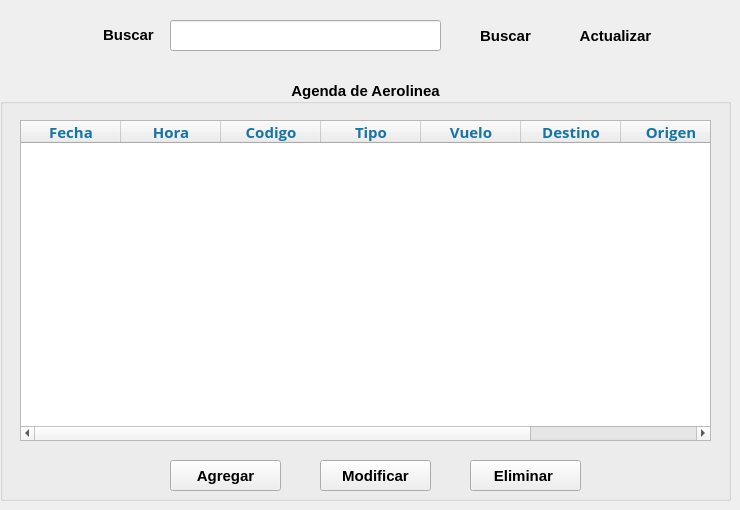
       <widget class="QWidget" name="pg_agendaAerolin_6">
        <widget class="QGroupBox" name="groupBox_39">
         <property name="geometry">
          <rect>
           <x>0</x>
           <y>80</y>
           <width>731</width>
           <height>421</height>
          </rect>
         </property>
         <property name="font">
          <font>
           <family>Nirmala UI</family>
           <pointsize>11</pointsize>
           <weight>75</weight>
           <bold>true</bold>
          </font>
         </property>
         <property name="title">
          <string>Agenda de Aerolinea</string>
         </property>
         <property name="alignment">
          <set>Qt::AlignCenter</set>
         </property>
         <widget class="QTableWidget" name="tb_vistaAerolinea_11">
          <property name="geometry">
           <rect>
            <x>20</x>
            <y>40</y>
            <width>691</width>
            <height>321</height>
           </rect>
          </property>
          <property name="font">
           <font>
            <family>Open Sans</family>
            <weight>1</weight>
            <italic>false</italic>
            <bold>false</bold>
           </font>
          </property>
          <property name="styleSheet">
           <string notr="true">color : rgb(0,0,0);
font: 9 pt &quot;Open Sans&quot;</string>
          </property>
          <column>
           <property name="text">
            <string>Fecha</string>
           </property>
           <property name="font">
            <font>
             <family>Nirmala UI</family>
             <pointsize>11</pointsize>
             <weight>75</weight>
             <bold>true</bold>
            </font>
           </property>
           <property name="foreground">
            <brush brushstyle="SolidPattern">
             <color alpha="255">
              <red>22</red>
              <green>117</green>
              <blue>163</blue>
             </color>
            </brush>
           </property>
          </column>
          <column>
           <property name="text">
            <string>Hora</string>
           </property>
           <property name="font">
            <font>
             <family>Nirmala UI</family>
             <pointsize>11</pointsize>
             <weight>75</weight>
             <bold>true</bold>
            </font>
           </property>
           <property name="foreground">
            <brush brushstyle="SolidPattern">
             <color alpha="255">
              <red>22</red>
              <green>117</green>
              <blue>163</blue>
             </color>
            </brush>
           </property>
          </column>
          <column>
           <property name="text">
            <string>Codigo</string>
           </property>
           <property name="font">
            <font>
             <family>Nirmala UI</family>
             <pointsize>11</pointsize>
             <weight>75</weight>
             <bold>true</bold>
            </font>
           </property>
           <property name="foreground">
            <brush brushstyle="SolidPattern">
             <color alpha="255">
              <red>22</red>
              <green>117</green>
              <blue>163</blue>
             </color>
            </brush>
           </property>
          </column>
          <column>
           <property name="text">
            <string>Tipo</string>
           </property>
           <property name="font">
            <font>
             <family>Nirmala UI</family>
             <pointsize>11</pointsize>
             <weight>75</weight>
             <bold>true</bold>
            </font>
           </property>
           <property name="foreground">
            <brush brushstyle="SolidPattern">
             <color alpha="255">
              <red>22</red>
              <green>117</green>
              <blue>163</blue>
             </color>
            </brush>
           </property>
          </column>
          <column>
           <property name="text">
            <string>Vuelo</string>
           </property>
           <property name="font">
            <font>
             <family>Nirmala UI</family>
             <pointsize>11</pointsize>
             <weight>75</weight>
             <bold>true</bold>
            </font>
           </property>
           <property name="foreground">
            <brush brushstyle="SolidPattern">
             <color alpha="255">
              <red>22</red>
              <green>117</green>
              <blue>163</blue>
             </color>
            </brush>
           </property>
          </column>
          <column>
           <property name="text">
            <string>Destino</string>
           </property>
           <property name="font">
            <font>
             <family>Nirmala UI</family>
             <pointsize>11</pointsize>
             <weight>75</weight>
             <bold>true</bold>
            </font>
           </property>
           <property name="foreground">
            <brush brushstyle="SolidPattern">
             <color alpha="255">
              <red>22</red>
              <green>117</green>
              <blue>163</blue>
             </color>
            </brush>
           </property>
          </column>
          <column>
           <property name="text">
            <string>Origen</string>
           </property>
           <property name="font">
            <font>
             <family>Nirmala UI</family>
             <pointsize>11</pointsize>
             <weight>75</weight>
             <bold>true</bold>
            </font>
           </property>
           <property name="foreground">
            <brush brushstyle="SolidPattern">
             <color alpha="255">
              <red>22</red>
              <green>117</green>
              <blue>163</blue>
             </color>
            </brush>
           </property>
          </column>
          <column>
           <property name="text">
            <string>Estado</string>
           </property>
           <property name="font">
            <font>
             <family>Nirmala UI</family>
             <pointsize>11</pointsize>
             <weight>75</weight>
             <bold>true</bold>
            </font>
           </property>
           <property name="foreground">
            <brush brushstyle="SolidPattern">
             <color alpha="255">
              <red>22</red>
              <green>117</green>
              <blue>163</blue>
             </color>
            </brush>
           </property>
          </column>
         </widget>
         <widget class="QPushButton" name="bt_agregarVA_6">
          <property name="geometry">
           <rect>
            <x>170</x>
            <y>380</y>
            <width>111</width>
            <height>31</height>
           </rect>
          </property>
          <property name="font">
           <font>
            <family>Nirmala UI</family>
            <pointsize>11</pointsize>
            <weight>75</weight>
            <bold>true</bold>
           </font>
          </property>
          <property name="cursor">
           <cursorShape>PointingHandCursor</cursorShape>
          </property>
          <property name="styleSheet">
           <string notr="true">QPushButton:hover
{
	border-style: solid;
   	background-color:#bbdefb;

}

QPushButton:pressed
{
	background-color:#0069c0;
}</string>
          </property>
          <property name="text">
           <string>Agregar</string>
          </property>
          <property name="iconSize">
           <size>
            <width>40</width>
            <height>50</height>
           </size>
          </property>
          <property name="flat">
           <bool>false</bool>
          </property>
         </widget>
         <widget class="QPushButton" name="bt_modificarVA_6">
          <property name="geometry">
           <rect>
            <x>320</x>
            <y>380</y>
            <width>111</width>
            <height>31</height>
           </rect>
          </property>
          <property name="font">
           <font>
            <family>Nirmala UI</family>
            <pointsize>11</pointsize>
            <weight>75</weight>
            <bold>true</bold>
           </font>
          </property>
          <property name="cursor">
           <cursorShape>PointingHandCursor</cursorShape>
          </property>
          <property name="styleSheet">
           <string notr="true">QPushButton:hover
{
	border-style: solid;
   	background-color:#bbdefb;

}

QPushButton:pressed
{
	background-color:#0069c0;
}</string>
          </property>
          <property name="text">
           <string>Modificar</string>
          </property>
          <property name="iconSize">
           <size>
            <width>40</width>
            <height>50</height>
           </size>
          </property>
          <property name="default">
           <bool>false</bool>
          </property>
          <property name="flat">
           <bool>false</bool>
          </property>
         </widget>
         <widget class="QPushButton" name="bt_eliminarVA_6">
          <property name="geometry">
           <rect>
            <x>470</x>
            <y>380</y>
            <width>111</width>
            <height>31</height>
           </rect>
          </property>
          <property name="font">
           <font>
            <family>Nirmala UI</family>
            <pointsize>11</pointsize>
            <weight>75</weight>
            <bold>true</bold>
           </font>
          </property>
          <property name="cursor">
           <cursorShape>PointingHandCursor</cursorShape>
          </property>
          <property name="styleSheet">
           <string notr="true">QPushButton:hover
{
	border-style: solid;
   	background-color:#bbdefb;

}

QPushButton:pressed
{
	background-color:#0069c0;
}</string>
          </property>
          <property name="text">
           <string>Eliminar </string>
          </property>
          <property name="iconSize">
           <size>
            <width>40</width>
            <height>50</height>
           </size>
          </property>
          <property name="default">
           <bool>false</bool>
          </property>
          <property name="flat">
           <bool>false</bool>
          </property>
         </widget>
        </widget>
        <widget class="QLabel" name="label_cerrarsesion_104">
         <property name="geometry">
          <rect>
           <x>90</x>
           <y>20</y>
           <width>81</width>
           <height>31</height>
          </rect>
         </property>
         <property name="font">
          <font>
           <family>Nirmala UI</family>
           <pointsize>11</pointsize>
           <weight>75</weight>
           <bold>true</bold>
          </font>
         </property>
         <property name="text">
          <string>&lt;html&gt;&lt;head/&gt;&lt;body&gt;&lt;p align=&quot;center&quot;&gt;&lt;span style=&quot; color:#000000;&quot;&gt;Buscar &lt;/span&gt;&lt;/p&gt;&lt;/body&gt;&lt;/html&gt;</string>
         </property>
        </widget>
        <widget class="QPushButton" name="bt_buscarAgenda_12">
         <property name="geometry">
          <rect>
           <x>460</x>
           <y>20</y>
           <width>91</width>
           <height>31</height>
          </rect>
         </property>
         <property name="font">
          <font>
           <family>Nirmala UI</family>
           <pointsize>11</pointsize>
           <weight>75</weight>
           <bold>true</bold>
          </font>
         </property>
         <property name="cursor">
          <cursorShape>PointingHandCursor</cursorShape>
         </property>
         <property name="styleSheet">
          <string notr="true">QPushButton:hover
{
	border-style: solid;
   	background-color:#bbdefb;

}

QPushButton:pressed
{
	background-color:#0069c0;
}</string>
         </property>
         <property name="text">
          <string>Buscar</string>
         </property>
         <property name="icon">
          <iconset>
           <normaloff>../Ventanas/Icons/buscar.png</normaloff>../Ventanas/Icons/buscar.png</iconset>
         </property>
         <property name="iconSize">
          <size>
           <width>30</width>
           <height>50</height>
          </size>
         </property>
         <property name="flat">
          <bool>true</bool>
         </property>
        </widget>
        <widget class="QLineEdit" name="le_buscarAgenda_12">
         <property name="geometry">
          <rect>
           <x>170</x>
           <y>20</y>
           <width>271</width>
           <height>31</height>
          </rect>
         </property>
         <property name="font">
          <font>
           <family>Open Sans</family>
           <pointsize>9</pointsize>
          </font>
         </property>
         <property name="toolTip">
          <string/>
         </property>
         <property name="inputMask">
          <string/>
         </property>
         <property name="text">
          <string/>
         </property>
         <property name="placeholderText">
          <string/>
         </property>
        </widget>
        <widget class="QPushButton" name="bt_refreshAgenda_12">
         <property name="geometry">
          <rect>
           <x>560</x>
           <y>20</y>
           <width>111</width>
           <height>31</height>
          </rect>
         </property>
         <property name="font">
          <font>
           <family>Nirmala UI</family>
           <pointsize>11</pointsize>
           <weight>75</weight>
           <bold>true</bold>
          </font>
         </property>
         <property name="cursor">
          <cursorShape>PointingHandCursor</cursorShape>
         </property>
         <property name="styleSheet">
          <string notr="true">QPushButton:hover
{
	border-style: solid;
   	background-color:#bbdefb;

}

QPushButton:pressed
{
	background-color:#0069c0;
}</string>
         </property>
         <property name="text">
          <string>Actualizar</string>
         </property>
         <property name="icon">
          <iconset>
           <normaloff>../Ventanas/Icons/recarga.png</normaloff>../Ventanas/Icons/recarga.png</iconset>
         </property>
         <property name="iconSize">
          <size>
           <width>30</width>
           <height>40</height>
          </size>
         </property>
         <property name="flat">
          <bool>true</bool>
         </property>
        </widget>
       </widget>
